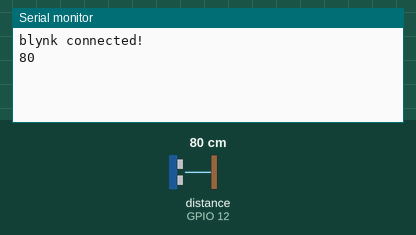
A sketch run on a simulated ESP8266 (NodeMCU). Shown: the last lines printed to the serial monitor. Inputs (shaded band) come from the test bench; at power-on: distance to the obstacle (sensor on GPIO 12) 80 cm. The echo pulse lasts 58.3 µs per cm; WiFi joins after 1.5 s; servers stay silent unless stated.

Above: at 3.3 s.
3.4 s: distance to the obstacle (sensor on GPIO 12) set to 2 cm
At 4.7 s:
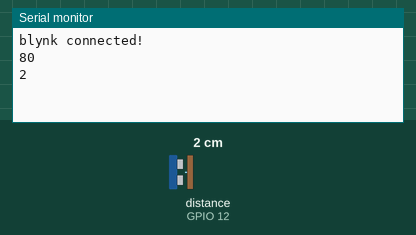
4.9 s: distance to the obstacle (sensor on GPIO 12) set to 4 cm
At 5.9 s:
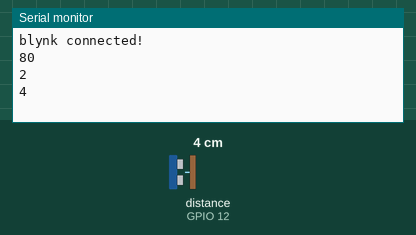
Timing chart, 0 to 7.9 s (numbered marks = the images above; inputs shaded):
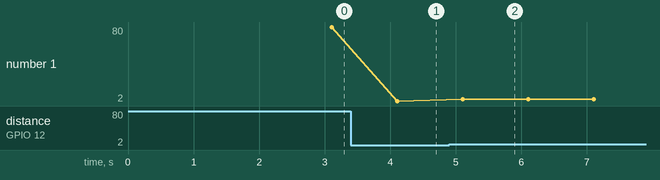

The sketch:

blynk.garagedoor.ino
```cpp
// (licence header left out)
#define BLYNK_PRINT Serial    // Comment this out to disable prints and save space
#include <ESP8266WiFi.h>
#include <BlynkSimpleEsp8266.h>
#include "Ultrasonic.h"
#include <SimpleTimer.h>

/* ultrasonic sensor stuff */
#define ULTRASONIC_ECHO_PIN 12 //D6 on nodeMCU
#define ULTRASONIC_TRIGGER_PIN 13 //D7 on nodeMCU
Ultrasonic ultrasonic(ULTRASONIC_TRIGGER_PIN,ULTRASONIC_ECHO_PIN); // (Trig PIN,Echo PIN)

#define GARAGE_DOOR_CLOSED_THRESHOLD 25

// You should get Auth Token in the Blynk App.
// Go to the Project Settings (nut icon).
char auth[] = "big_long_blynk_auth_key";

#define WIFI_SSID "your_ssid"
#define WIFI_PW "your_wifi_pw"

WidgetLCD lcd(V1);

SimpleTimer timer;  //blynk likes us to use a timer
int distanceToGarageDoor=0;

bool garageDoorIsClosed() {
  if (distanceToGarageDoor > GARAGE_DOOR_CLOSED_THRESHOLD) {
    return false;
  }
  return true;
}


void updateLcd() {
  distanceToGarageDoor = ultrasonic.distanceRead();
  Serial.println(distanceToGarageDoor);
  lcd.clear(); //Use it to clear the LCD Widget
  lcd.print(1,0, "Garage door is");
  if (garageDoorIsClosed()) {
    lcd.print(1,1, "    CLOSED     ");
  }
  else {
    lcd.print(1,1, "     OPEN      ");
  }
}

void setup()
{
  Serial.begin(115200);
  Blynk.begin(auth, WIFI_SSID, WIFI_PW);
  while (Blynk.connect() == false) {
    Serial.print(".");
  }
  Serial.println("blynk connected!");
  // Setup a function to be called every second
  timer.setInterval(1000L, updateLcd);
}

void loop()
{
  Blynk.run(); // Initiates Blynk
  timer.run(); // Initiates SimpleTimer
}
```

Measured:
- after the input at 3.4 s, the serial monitor: prints a new line after 0.70 s (image 1)
- after the input at 4.9 s, the serial monitor: prints a new line after 0.20 s (image 2)
- plotted number 1: 80 → 2 after the input at 3.4 s, 2 → 4 after the input at 4.9 s
